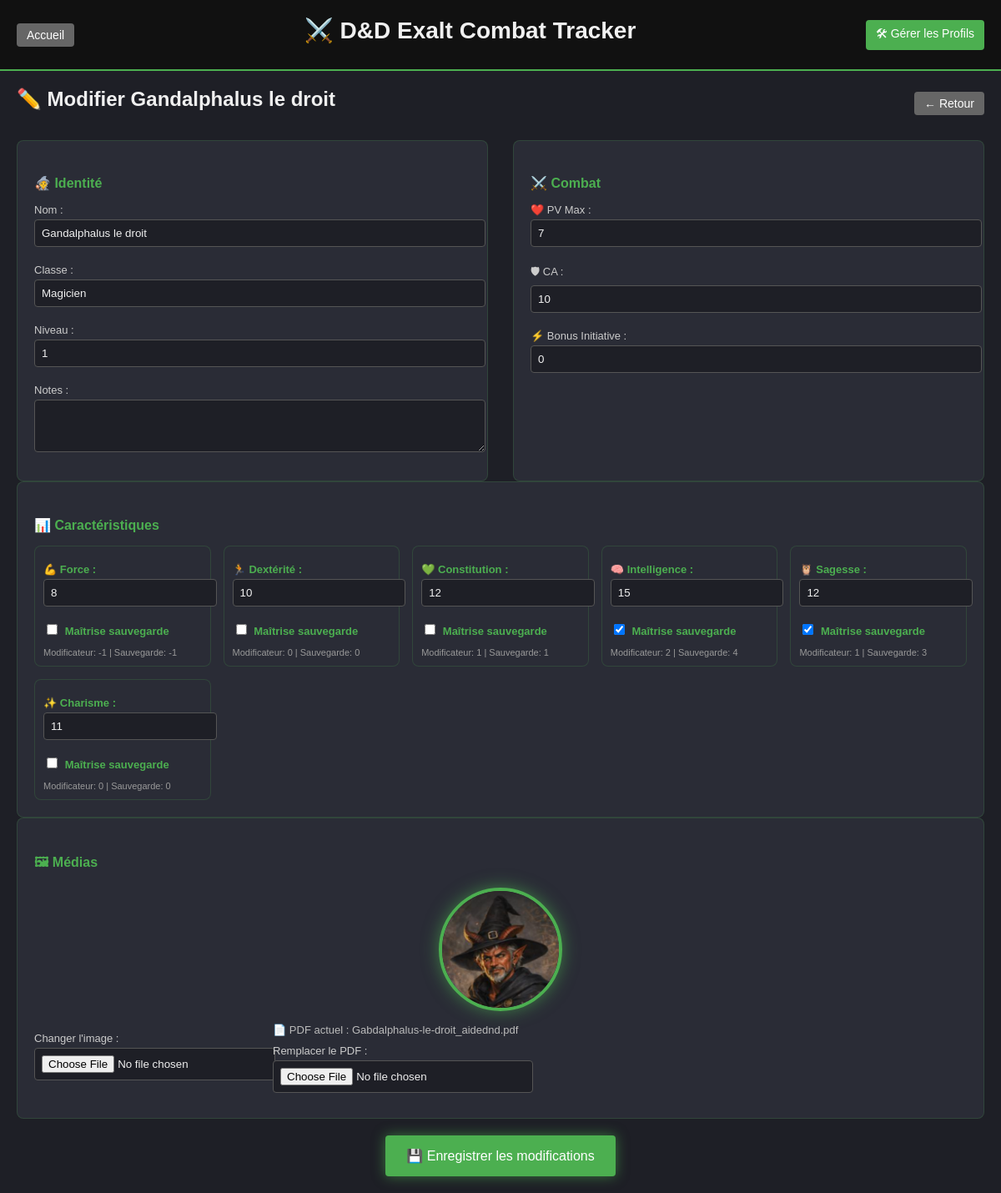
Screenshot of /template/character/2/edit with the database file from the repository.
### app/models/character.py (models this page shows)
class CharacterTemplate(db.Model):
    id = db.Column(db.Integer, primary_key=True)
    name = db.Column(db.String(100), nullable=False)
    character_class = db.Column(db.String(50))
    level = db.Column(db.Integer, default=1)
    notes = db.Column(db.Text)
    hp_max = db.Column(db.Integer, nullable=False)
    ac_base = db.Column(db.Integer, nullable=False)
    initiative_bonus = db.Column(db.Integer, default=0)
    force = db.Column(db.Integer, default=10)
    dexterite = db.Column(db.Integer, default=10)
    constitution = db.Column(db.Integer, default=10)
    intelligence = db.Column(db.Integer, default=10)
    sagesse = db.Column(db.Integer, default=10)
    charisme = db.Column(db.Integer, default=10)
    maitrise_force = db.Column(db.Boolean, default=False)
    maitrise_dexterite = db.Column(db.Boolean, default=False)
    maitrise_constitution = db.Column(db.Boolean, default=False)
    maitrise_intelligence = db.Column(db.Boolean, default=False)
    maitrise_sagesse = db.Column(db.Boolean, default=False)
    maitrise_charisme = db.Column(db.Boolean, default=False)
    image_filename = db.Column(db.String(255), nullable=True)
    pdf_filename = db.Column(db.String(255), nullable=True)
    created_at = db.Column(db.DateTime, default=datetime.utcnow)
    @property
    def mod_force(self):
        return (self.force - 10) // 2
    @property
    def mod_dexterite(self):
        return (self.dexterite - 10) // 2
    @property
    def mod_constitution(self):
        return (self.constitution - 10) // 2
    @property
    def mod_intelligence(self):
        return (self.intelligence - 10) // 2
    @property
    def mod_sagesse(self):
        return (self.sagesse - 10) // 2
    @property
    def mod_charisme(self):
        return (self.charisme - 10) // 2
    @property
    def bonus_maitrise(self):
        if self.level <= 4:
            return 2
        elif self.level <= 8:
            return 3
        elif self.level <= 12:
            return 4
        elif self.level <= 16:
            return 5
        else:
            return 6
    @property
    def sauvegarde_force(self):
        bonus = self.bonus_maitrise if self.maitrise_force else 0
        return self.mod_force + bonus
    @property
    def sauvegarde_dexterite(self):
        bonus = self.bonus_maitrise if self.maitrise_dexterite else 0
        return self.mod_dexterite + bonus
    @property
    def sauvegarde_constitution(self):
        bonus = self.bonus_maitrise if self.maitrise_constitution else 0
        return self.mod_constitution + bonus
    @property
    def sauvegarde_intelligence(self):
        bonus = self.bonus_maitrise if self.maitrise_intelligence else 0
        return self.mod_intelligence + bonus
    @property
    def sauvegarde_sagesse(self):
        bonus = self.bonus_maitrise if self.maitrise_sagesse else 0
        return self.mod_sagesse + bonus
    @property
    def sauvegarde_charisme(self):
        bonus = self.bonus_maitrise if self.maitrise_charisme else 0
        return self.mod_charisme + bonus

### app/routes/template.py (the view, shortened to what this page needs)
@bp.route('/character/<int:id>/edit', methods=['GET', 'POST'])
def edit_character_template(id):
    template = CharacterTemplate.query.get_or_404(id)
    return render_template("edit_character.html", character=template)

### templates/edit_character.html
{% extends "base.html" %}
{% block content %}
<div class="edit-character-container">
    <div class="edit-header">
        <h2>✏️ Modifier {{ character.name }}</h2>
        <a href="{{ url_for('template.manage_templates') }}" class="btn btn-secondary">← Retour</a>
    </div>
    <form action="{{ url_for('template.edit_character_template', id=character.id) }}" method="POST" enctype="multipart/form-data">
        <div class="edit-grid">
            <div class="edit-section">
                <h4>🧙 Identité</h4>
                <label>Nom :</label>
                <input type="text" name="name" value="{{ character.name }}" required>
                <label>Classe :</label>
                <input type="text" name="character_class" value="{{ character.character_class }}" required>
                <label>Niveau :</label>
                <input type="number" name="level" value="{{ character.level }}" min="1" max="20" required>
                <label>Notes :</label>
                <textarea name="notes" rows="3">{{ character.notes }}</textarea>
            </div>
            <div class="edit-section">
                <h4>⚔️ Combat</h4>
                <label>❤️ PV Max :</label>
                <input type="number" name="hp_max" value="{{ character.hp_max }}" required>
                <label>🛡 CA :</label>
                <input type="number" name="ac_base" value="{{ character.ac_base }}" required>
                <label>⚡ Bonus Initiative :</label>
                <input type="number" name="initiative_bonus" value="{{ character.initiative_bonus }}">
            </div>
        </div>
        <div class="edit-section">
            <h4>📊 Caractéristiques</h4>
            <div class="stats-grid">
                <div class="stat-input">
                    <label>💪 Force :</label>
                    <input type="number" name="force" value="{{ character.force }}" min="1" max="30">
                    <label>
                        <input type="checkbox" name="maitrise_force" {% if character.maitrise_force %}checked{% endif %}> Maîtrise sauvegarde
                    </label>
                    <small>Modificateur: {{ character.mod_force|abs if character.mod_force >= 0 else character.mod_force }} | Sauvegarde: {{ character.sauvegarde_force|abs if character.sauvegarde_force >= 0 else character.sauvegarde_force }}</small>
                </div>
                <div class="stat-input">
                    <label>🏃 Dextérité :</label>
                    <input type="number" name="dexterite" value="{{ character.dexterite }}" min="1" max="30">
                    <label>
                        <input type="checkbox" name="maitrise_dexterite" {% if character.maitrise_dexterite %}checked{% endif %}> Maîtrise sauvegarde
                    </label>
                    <small>Modificateur: {{ character.mod_dexterite|abs if character.mod_dexterite >= 0 else character.mod_dexterite }} | Sauvegarde: {{ character.sauvegarde_dexterite|abs if character.sauvegarde_dexterite >= 0 else character.sauvegarde_dexterite }}</small>
                </div>
                <div class="stat-input">
                    <label>💚 Constitution :</label>
                    <input type="number" name="constitution" value="{{ character.constitution }}" min="1" max="30">
                    <label>
                        <input type="checkbox" name="maitrise_constitution" {% if character.maitrise_constitution %}checked{% endif %}> Maîtrise sauvegarde
                    </label>
                    <small>Modificateur: {{ character.mod_constitution|abs if character.mod_constitution >= 0 else character.mod_constitution }} | Sauvegarde: {{ character.sauvegarde_constitution|abs if character.sauvegarde_constitution >= 0 else character.sauvegarde_constitution }}</small>
                </div>
                <div class="stat-input">
                    <label>🧠 Intelligence :</label>
                    <input type="number" name="intelligence" value="{{ character.intelligence }}" min="1" max="30">
                    <label>
                        <input type="checkbox" name="maitrise_intelligence" {% if character.maitrise_intelligence %}checked{% endif %}> Maîtrise sauvegarde
                    </label>
                    <small>Modificateur: {{ character.mod_intelligence|abs if character.mod_intelligence >= 0 else character.mod_intelligence }} | Sauvegarde: {{ character.sauvegarde_intelligence|abs if character.sauvegarde_intelligence >= 0 else character.sauvegarde_intelligence }}</small>
                </div>
                <div class="stat-input">
                    <label>🦉 Sagesse :</label>
                    <input type="number" name="sagesse" value="{{ character.sagesse }}" min="1" max="30">
                    <label>
                        <input type="checkbox" name="maitrise_sagesse" {% if character.maitrise_sagesse %}checked{% endif %}> Maîtrise sauvegarde
                    </label>
                    <small>Modificateur: {{ character.mod_sagesse|abs if character.mod_sagesse >= 0 else character.mod_sagesse }} | Sauvegarde: {{ character.sauvegarde_sagesse|abs if character.sauvegarde_sagesse >= 0 else character.sauvegarde_sagesse }}</small>
                </div>
                <div class="stat-input">
                    <label>✨ Charisme :</label>
                    <input type="number" name="charisme" value="{{ character.charisme }}" min="1" max="30">
                    <label>
                        <input type="checkbox" name="maitrise_charisme" {% if character.maitrise_charisme %}checked{% endif %}> Maîtrise sauvegarde
                    </label>
                    <small>Modificateur: {{ character.mod_charisme|abs if character.mod_charisme >= 0 else character.mod_charisme }} | Sauvegarde: {{ character.sauvegarde_charisme|abs if character.sauvegarde_charisme >= 0 else character.sauvegarde_charisme }}</small>
                </div>
            </div>
        </div>
        <div class="edit-section">
            <h4>🖼 Médias</h4>
            <div class="media-preview">
                {% if character.image_filename %}
                    <img src="{{ url_for('static', filename='uploads/' + character.image_filename) }}"
                         alt="{{ character.name }}">
                {% else %}
                    <div class="avatar-placeholder-large">
                        {{ character.name[:2]|upper }}
                    </div>
                {% endif %}
            </div>
            <div class="file-row">
                <div>
                    <label>Changer l'image :</label>
                    <input type="file" name="image" accept=".png,.jpg,.jpeg,.webp">
                </div>
                <div>
                    {% if character.pdf_filename %}
                        <div class="current-file">
                            📄 PDF actuel : {{ character.pdf_filename }}
                        </div>
                    {% endif %}
                    <label>Remplacer le PDF :</label>
                    <input type="file" name="pdf" accept=".pdf">
                </div>
            </div>
        </div>
        <div class="edit-actions">
            <button type="submit" class="btn btn-primary btn-large">💾 Enregistrer les modifications</button>
        </div>
    </form>
</div>
{% endblock %}

### static/css/base.css (style rules this page uses)
body { font-family: Arial, sans-serif; background-color: #1e1f26; color: #f0f0f0; margin: 0; padding: 0; }
h1, h2, h3 { margin: 0 0 10px 0; }
a { color: #4caf50; text-decoration: none; }

### static/css/layout.css (style rules this page uses)
.edit-grid { display: grid; grid-template-columns: 1fr 1fr; gap: 30px; }
.edit-character-container { display: flex; flex-direction: column; gap: 25px; }
.edit-header { display: flex; justify-content: space-between; align-items: center; }
.edit-section label { font-size: 13px; margin-top: 10px; margin-bottom: 4px; display: block; color: #ccc; }
.edit-section input, .edit-section textarea { width: 100%; margin-bottom: 10px; }
.stats-grid { display: flex; gap: 15px; }
.stat-input { flex: 1; }
.media-preview { display: flex; justify-content: center; margin-bottom: 15px; }
.media-preview img { width: 140px; height: 140px; object-fit: cover; border-radius: 50%; border: 4px solid #4caf50; box-shadow: 0 0 20px rgba(76, 175, 80, 0.6); }
.current-file { font-size: 13px; color: #bbb; margin-bottom: 10px; }
.edit-actions { text-align: center; margin-top: 20px; }

### static/css/components.css (style rules this page uses)
.btn, .btn-primary, .btn-danger, .btn-secondary { padding: 6px 12px; border-radius: 4px; text-decoration: none; color: white; border: none; cursor: pointer; font-size: 14px; }
.btn { background: #555; }
.btn-primary { background: #4caf50; }
.btn-secondary { background: #666; }
.btn-large { padding: 15px 25px; font-size: 16px; box-shadow: 0 0 15px rgba(76, 175, 80, 0.6); }
input, select, textarea { padding: 6px; border-radius: 4px; border: none; }

### static/css/templates.css (style rules this page uses)
.file-row { display: flex; gap: 15px; margin-top: 10px; }

### static/css/character.css (style rules this page uses)
.edit-character-container { display: flex; flex-direction: column; gap: 25px; }
.edit-header { display: flex; justify-content: space-between; align-items: center; }
.edit-grid { display: grid; grid-template-columns: 1fr 1fr; gap: 30px; }
.edit-section { background: #2a2c36; padding: 20px; border-radius: 8px; border: 1px solid rgba(76, 175, 80, 0.2); }
.edit-section h4 { margin-bottom: 15px; color: #4caf50; }
.edit-section label { font-size: 13px; margin-top: 10px; margin-bottom: 4px; display: block; color: #ccc; }
.edit-section input, .edit-section textarea, .edit-section select { width: 100%; margin-bottom: 10px; padding: 8px; border-radius: 4px; border: 1px solid #555; background: #1e1f26; color: #f0f0f0; }
.stats-grid { display: grid; grid-template-columns: repeat(auto-fit, minmax(200px, 1fr)); gap: 15px; margin-top: 10px; }
.stat-input { background: #2a2c36; padding: 10px; border-radius: 8px; border: 1px solid rgba(76, 175, 80, 0.2); }
.stat-input label { font-weight: bold; color: #4caf50; }
.stat-input small { display: block; color: #999; margin-top: 5px; font-size: 11px; }
.stat-input input[type="checkbox"] { margin-right: 5px; width: auto; }
.stat-input input[type="number"] { width: 100%; margin-bottom: 8px; }
.media-preview { display: flex; justify-content: center; margin-bottom: 15px; }
.media-preview img { width: 140px; height: 140px; object-fit: cover; border-radius: 50%; border: 4px solid #4caf50; box-shadow: 0 0 20px rgba(76, 175, 80, 0.6); }
.file-row { display: flex; gap: 15px; margin-top: 10px; }
.current-file { font-size: 13px; color: #bbb; margin-bottom: 10px; }
.edit-actions { text-align: center; margin-top: 20px; }

### rows the page displays
CharacterTemplate: name "Gandalphalus le droit", character_class "Magicien", level "1", hp_max "7", ac_base "10", initiative_bonus "0", force "8", mod_force|abs "-1", sauvegarde_force|abs "-1", dexterite "10", mod_dexterite|abs "0", sauvegarde_dexterite|abs "0", constitution "12", mod_constitution|abs "1", sauvegarde_constitution|abs "1", intelligence "15", maitrise_intelligence "☑", mod_intelligence|abs "2", sauvegarde_intelligence|abs "4", sagesse "12", maitrise_sagesse "☑", mod_sagesse|abs "1", sauvegarde_sagesse|abs "3", charisme "11", mod_charisme|abs "0", sauvegarde_charisme|abs "0", image_filename (picture), pdf_filename "Gabdalphalus-le-droit_aidednd.pdf"
